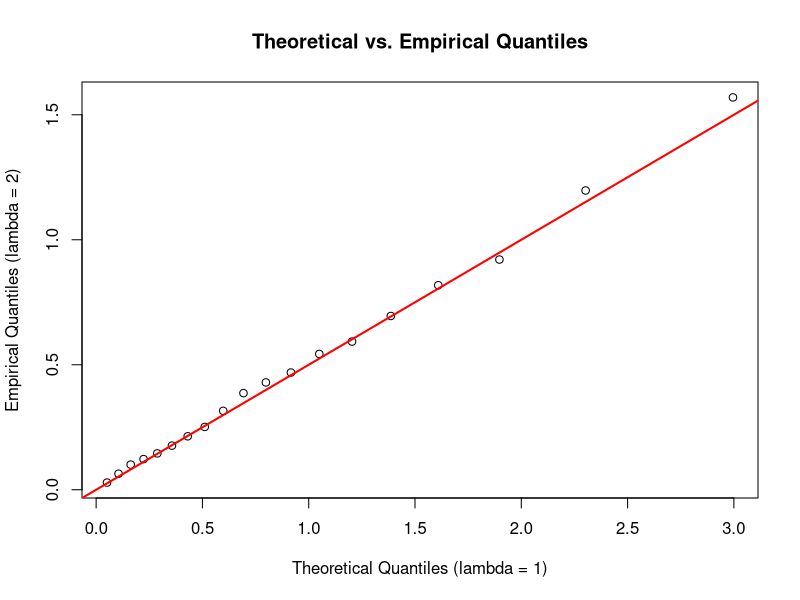

Recreate this plot in R.
## ---- chunk 1
knitr::opts_chunk$set(echo = TRUE)
## ---- chunk 2
randnums <- rexp(200, rate = 2)
empqtiles <- quantile(randnums, probs = seq(0.05, 0.95, 0.05))
## ---- chunk 3
thqtiles = qexp(p = seq(0.05, 0.95, 0.05), rate = 1)
plot(thqtiles, empqtiles, xlab = "Theoretical Quantiles (lambda = 1)", ylab = "Empirical Quantiles (lambda = 2)", main = "Theoretical vs. Empirical Quantiles")

abline(a = 0, b = 0.5, col = "red", lwd = 2) # Rate of 0.5 since exp rates are 1/2 ratio
